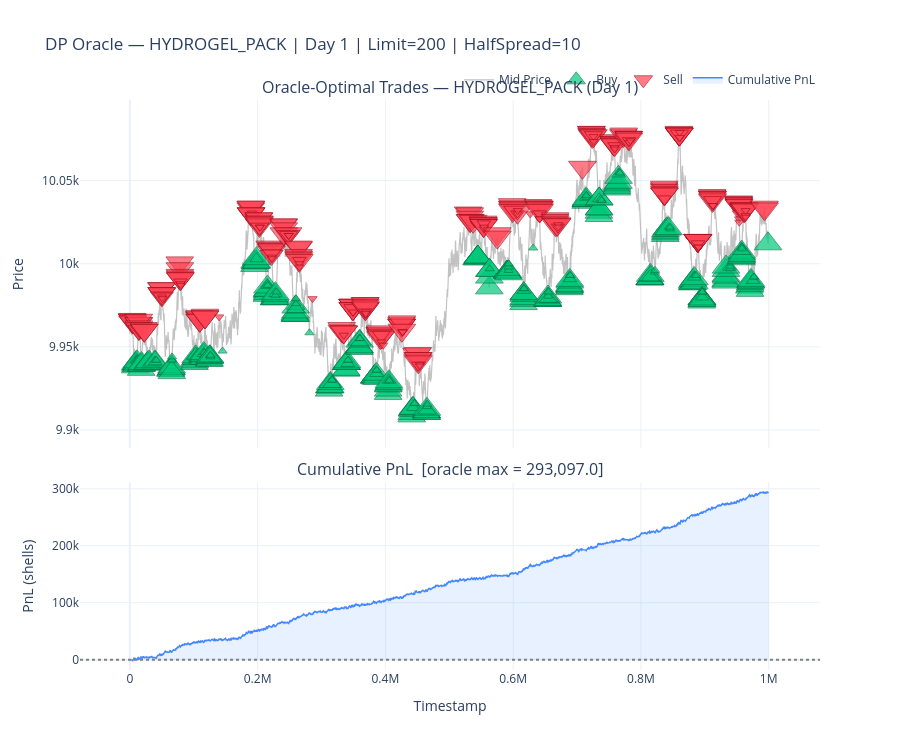
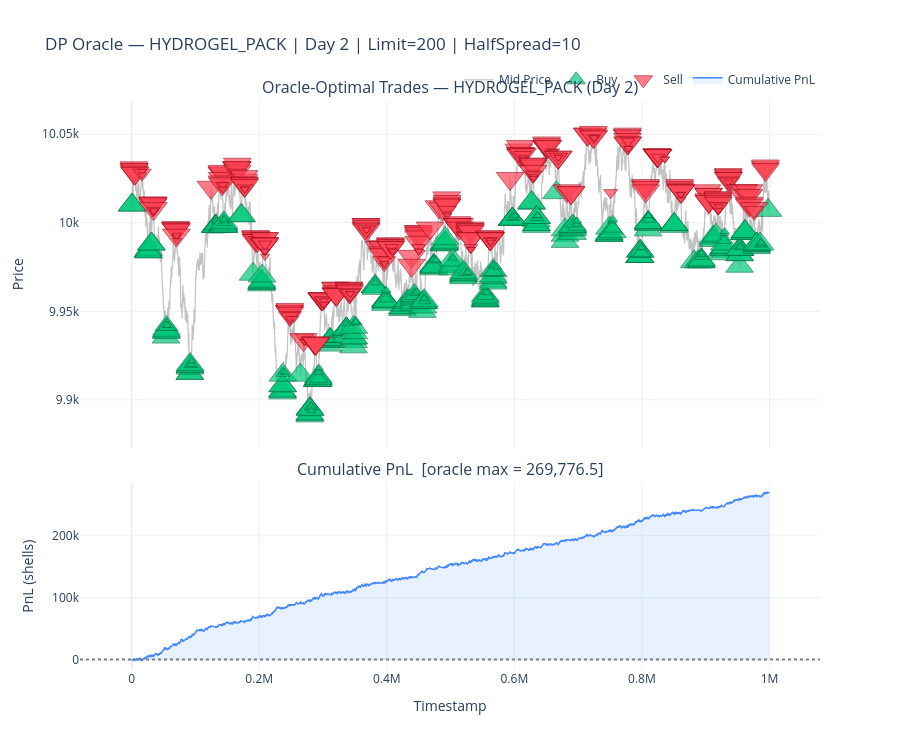
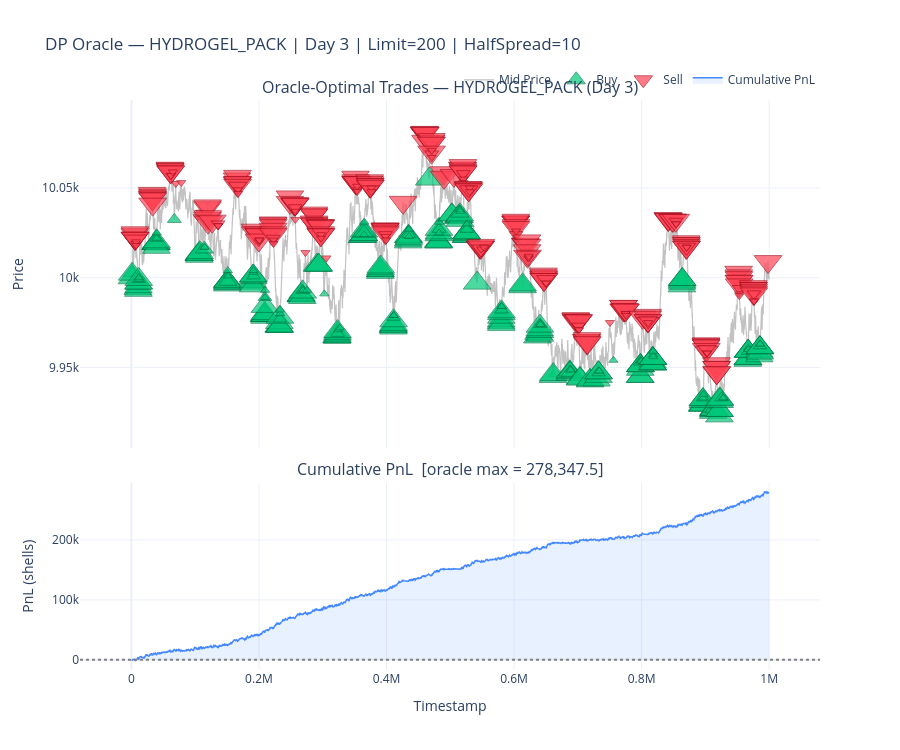

Notebook code cell kept with these figures, in order:
### Code cell
import pandas as pd
import numpy as np
import plotly.graph_objects as go
from plotly.subplots import make_subplots

# ── Configuration ──────────────────────────────────────────────────────────────
POSITION_LIMIT = 200        # max abs position
HALF_SPREAD    = 10      # cost per side per unit (adjust to your product)
products       = ["HYDROGEL_PACK"]
days           = [1, 2, 3]
# ───────────────────────────────────────────────────────────────────────────────


def oracle_dp(prices: np.ndarray, half_spread: float, limit: int):
    """
    Backward-induction DP to find the globally optimal trade sequence.

    State : (timestep t, position j) where j ∈ [-L, L] stored offset by L
    Value : maximum *cash* achievable from timestep t onward,
            NOT including mark-to-market on the open position
            (that is added at backtrack / terminal liquidation).

    At each step we may trade any integer Δ ∈ [-L-pos, L-pos],
    crossing the spread on every share transacted.

    Returns
    -------
    trades   : list[int]  — signed trade size at each timestep (0 = hold)
    max_pnl  : float      — realised PnL (with terminal flat liquidation)
    pnl_path : np.ndarray — cumulative PnL at each step after backtracking
    """
    n     = len(prices)
    L     = limit
    n_pos = 2 * L + 1          # index 0 … 2L  ↔  position -L … +L

    NEG_INF = -np.inf
    dp      = np.full((n, n_pos), NEG_INF)
    par     = np.zeros((n, n_pos), dtype=np.int16)   # parent delta

    dp[0][L] = 0.0             # start flat, zero cash

    for t in range(1, n):
        p = prices[t]
        hs = half_spread
        for j in range(n_pos):
            pos = j - L
            best_val  = NEG_INF
            best_delta = 0
            # Try every valid trade size from the PREVIOUS state
            for delta in range(-L - pos, L - pos + 1):
                prev_j = j - delta          # where we were before trading
                if prev_j < 0 or prev_j >= n_pos:
                    continue
                prev_val = dp[t-1][prev_j]
                if prev_val == NEG_INF:
                    continue
                # Cash change: pay ask (p+hs) per unit bought, receive bid (p-hs) per unit sold
                if delta > 0:
                    cash = -delta * (p + hs)
                elif delta < 0:
                    cash = -delta * (p - hs)   # delta<0 → -delta>0, net positive cash
                else:
                    cash = 0.0
                val = prev_val + cash
                if val > best_val:
                    best_val   = val
                    best_delta = delta
            dp[t][j]  = best_val
            par[t][j] = best_delta

    # Terminal: liquidate remaining position at mid (no extra spread for simplicity,
    # or use (p-hs)*pos if you want to penalise the final unwind)
    terminal = np.full(n_pos, NEG_INF)
    p_last   = prices[-1]
    for j in range(n_pos):
        if dp[n-1][j] == NEG_INF:
            continue
        pos = j - L
        # liquidate: sell pos shares at (p_last - hs) if long, buy -pos at (p_last + hs) if short
        liq = pos * (p_last - hs) if pos > 0 else -pos * -(p_last + hs) if pos < 0 else 0
        terminal[j] = dp[n-1][j] + liq

    # Backtrack
    best_end = int(np.argmax(terminal))
    max_pnl  = terminal[best_end]

    trades_rev = []
    j = best_end
    for t in range(n - 1, 0, -1):
        d = int(par[t][j])
        trades_rev.append(d)
        j -= d
    trades_rev.append(0)          # t=0: no incoming trade
    trades = trades_rev[::-1]

    # Reconstruct cumulative PnL step-by-step for the chart
    position   = 0
    cash       = 0.0
    pnl_path   = np.zeros(n)
    for t in range(n):
        d = trades[t]
        if d > 0:
            cash -= d * (prices[t] + half_spread)
        elif d < 0:
            cash += (-d) * (prices[t] - half_spread)
        position += d
        pnl_path[t] = cash + position * prices[t]   # mark-to-market PnL

    return trades, max_pnl, pnl_path


# ── Per-product, per-day analysis & visualisation ─────────────────────────────
for day in days:
    for product in products:
        subset = df_total[
            (df_total['product'] == product) & (df_total['day'] == day)
        ].copy().sort_values('timestamp').reset_index(drop=True)

        if subset.empty:
            print(f"No data for {product} day {day}")
            continue

        subset['mid_price'] = subset['mid_price'].replace(0, np.nan).ffill()
        prices_arr = subset['mid_price'].to_numpy(dtype=float)
        timestamps = subset['timestamp'].to_numpy()

        trades, max_pnl, pnl_path = oracle_dp(prices_arr, HALF_SPREAD, POSITION_LIMIT)
        trades_arr = np.array(trades)

        # ── Classify each timestep ────────────────────────────────────────────
        buy_mask  = trades_arr > 0
        sell_mask = trades_arr < 0

        # For annotation: scale marker size to trade size
        buy_sizes  = np.clip(np.abs(trades_arr[buy_mask])  * 4, 8, 24)
        sell_sizes = np.clip(np.abs(trades_arr[sell_mask]) * 4, 8, 24)

        # ── Figure ────────────────────────────────────────────────────────────
        fig = make_subplots(
            rows=2, cols=1,
            shared_xaxes=True,
            vertical_spacing=0.06,
            row_heights=[0.65, 0.35],
            subplot_titles=(
                f"Oracle-Optimal Trades — {product} (Day {day})",
                f"Cumulative PnL  [oracle max = {max_pnl:,.1f}]"
            )
        )

        # Price path (background)
        fig.add_trace(go.Scatter(
            x=timestamps, y=prices_arr,
            mode='lines', name='Mid Price',
            line=dict(color='rgba(120,120,120,0.45)', width=1.2)
        ), row=1, col=1)

        # Buy markers (triangles up, green)
        if buy_mask.any():
            fig.add_trace(go.Scatter(
                x=timestamps[buy_mask],
                y=prices_arr[buy_mask],
                mode='markers',
                name='Buy',
                marker=dict(
                    symbol='triangle-up',
                    size=buy_sizes,
                    color='#00c97a',
                    line=dict(color='#007a49', width=1)
                ),
                text=[f"+{d}" for d in trades_arr[buy_mask]],
                hovertemplate="BUY %{text}<br>Price: %{y:.2f}<br>t=%{x}<extra></extra>"
            ), row=1, col=1)

        # Sell markers (triangles down, red)
        if sell_mask.any():
            fig.add_trace(go.Scatter(
                x=timestamps[sell_mask],
                y=prices_arr[sell_mask],
                mode='markers',
                name='Sell',
                marker=dict(
                    symbol='triangle-down',
                    size=sell_sizes,
                    color='#ff4455',
                    line=dict(color='#aa1122', width=1)
                ),
                text=[f"{d}" for d in trades_arr[sell_mask]],
                hovertemplate="SELL %{text}<br>Price: %{y:.2f}<br>t=%{x}<extra></extra>"
            ), row=1, col=1)

        # PnL curve (bottom panel)
        pnl_color = [
            '#00c97a' if v >= 0 else '#ff4455'
            for v in pnl_path
        ]
        fig.add_trace(go.Scatter(
            x=timestamps, y=pnl_path,
            mode='lines', name='Cumulative PnL',
            line=dict(color='#4488ff', width=1.5),
            fill='tozeroy',
            fillcolor='rgba(68,136,255,0.12)'
        ), row=2, col=1)

        fig.add_hline(y=0, line_dash='dot', line_color='gray', row=2, col=1)

        fig.update_layout(
            height=750,
            template='plotly_white',
            showlegend=True,
            legend=dict(orientation='h', yanchor='bottom', y=1.01, xanchor='right', x=1),
            title_text=f"DP Oracle — {product} | Day {day} | Limit={POSITION_LIMIT} | HalfSpread={HALF_SPREAD}"
        )
        fig.update_yaxes(title_text='Price',     row=1, col=1)
        fig.update_yaxes(title_text='PnL (shells)', row=2, col=1)
        fig.update_xaxes(title_text='Timestamp', row=2, col=1)

        # Trade summary
        n_buys  = int(buy_mask.sum())
        n_sells = int(sell_mask.sum())
        print(f"{product} Day {day}: {n_buys} buys, {n_sells} sells | Oracle PnL = {max_pnl:,.1f}")

        fig.show()

### Figure 1 — Plotly figure (JSON) as saved in the notebook; plotly's stock layout.template omitted (floating-point values rounded to 4 significant figures; data arrays with more than 128 entries replaced by an {"elided": "..."} marker saying what was removed)
{"data": [{"line": {"color": "rgba(120,120,120,0.45)", "width": 1.2}, "mode": "lines", "name": "Mid Price", "type": "scatter", "x": {"elided": "10000 int values"}, "xaxis": "x", "y": {"elided": "10000 float values"}, "yaxis": "y"}, {"hovertemplate": "BUY %{text}<br>Price: %{y:.2f}<br>t=%{x}<extra></extra>", "marker": {"color": "#00c97a", "line": {"color": "#007a49", "width": 1}, "size": {"elided": "317 int values"}, "symbol": "triangle-up"}, "mode": "markers", "name": "Buy", "text": {"elided": "317 str values"}, "type": "scatter", "x": {"elided": "317 int values"}, "xaxis": "x", "y": {"elided": "317 float values"}, "yaxis": "y"}, {"hovertemplate": "SELL %{text}<br>Price: %{y:.2f}<br>t=%{x}<extra></extra>", "marker": {"color": "#ff4455", "line": {"color": "#aa1122", "width": 1}, "size": {"elided": "283 int values"}, "symbol": "triangle-down"}, "mode": "markers", "name": "Sell", "text": {"elided": "283 str values"}, "type": "scatter", "x": {"elided": "283 int values"}, "xaxis": "x", "y": {"elided": "283 float values"}, "yaxis": "y"}, {"fill": "tozeroy", "fillcolor": "rgba(68,136,255,0.12)", "line": {"color": "#4488ff", "width": 1.5}, "mode": "lines", "name": "Cumulative PnL", "type": "scatter", "x": {"elided": "10000 int values"}, "xaxis": "x2", "y": {"elided": "10000 float values"}, "yaxis": "y2"}], "layout": {"annotations": [{"font": {"size": 16}, "showarrow": false, "text": "Oracle-Optimal Trades — HYDROGEL_PACK (Day 1)", "x": 0.5, "xanchor": "center", "xref": "paper", "y": 1, "yanchor": "bottom", "yref": "paper"}, {"font": {"size": 16}, "showarrow": false, "text": "Cumulative PnL  [oracle max = 293,097.0]", "x": 0.5, "xanchor": "center", "xref": "paper", "y": 0.329, "yanchor": "bottom", "yref": "paper"}], "height": 750, "legend": {"orientation": "h", "x": 1, "xanchor": "right", "y": 1.01, "yanchor": "bottom"}, "shapes": [{"line": {"color": "gray", "dash": "dot"}, "type": "line", "x0": 0, "x1": 1, "xref": "x2 domain", "y0": 0, "y1": 0, "yref": "y2"}], "showlegend": true, "title": {"text": "DP Oracle — HYDROGEL_PACK | Day 1 | Limit=200 | HalfSpread=10"}, "xaxis": {"anchor": "y", "domain": [0, 1], "matches": "x2", "showticklabels": false}, "xaxis2": {"anchor": "y2", "domain": [0, 1], "title": {"text": "Timestamp"}}, "yaxis": {"anchor": "x", "domain": [0.389, 1], "title": {"text": "Price"}}, "yaxis2": {"anchor": "x2", "domain": [0, 0.329], "title": {"text": "PnL (shells)"}}}}

### Figure 2 — Plotly figure (JSON) as saved in the notebook; plotly's stock layout.template omitted (floating-point values rounded to 4 significant figures; data arrays with more than 128 entries replaced by an {"elided": "..."} marker saying what was removed)
{"data": [{"line": {"color": "rgba(120,120,120,0.45)", "width": 1.2}, "mode": "lines", "name": "Mid Price", "type": "scatter", "x": {"elided": "10000 int values"}, "xaxis": "x", "y": {"elided": "10000 float values"}, "yaxis": "y"}, {"hovertemplate": "BUY %{text}<br>Price: %{y:.2f}<br>t=%{x}<extra></extra>", "marker": {"color": "#00c97a", "line": {"color": "#007a49", "width": 1}, "size": {"elided": "318 int values"}, "symbol": "triangle-up"}, "mode": "markers", "name": "Buy", "text": {"elided": "318 str values"}, "type": "scatter", "x": {"elided": "318 int values"}, "xaxis": "x", "y": {"elided": "318 float values"}, "yaxis": "y"}, {"hovertemplate": "SELL %{text}<br>Price: %{y:.2f}<br>t=%{x}<extra></extra>", "marker": {"color": "#ff4455", "line": {"color": "#aa1122", "width": 1}, "size": {"elided": "313 int values"}, "symbol": "triangle-down"}, "mode": "markers", "name": "Sell", "text": {"elided": "313 str values"}, "type": "scatter", "x": {"elided": "313 int values"}, "xaxis": "x", "y": {"elided": "313 float values"}, "yaxis": "y"}, {"fill": "tozeroy", "fillcolor": "rgba(68,136,255,0.12)", "line": {"color": "#4488ff", "width": 1.5}, "mode": "lines", "name": "Cumulative PnL", "type": "scatter", "x": {"elided": "10000 int values"}, "xaxis": "x2", "y": {"elided": "10000 float values"}, "yaxis": "y2"}], "layout": {"annotations": [{"font": {"size": 16}, "showarrow": false, "text": "Oracle-Optimal Trades — HYDROGEL_PACK (Day 2)", "x": 0.5, "xanchor": "center", "xref": "paper", "y": 1, "yanchor": "bottom", "yref": "paper"}, {"font": {"size": 16}, "showarrow": false, "text": "Cumulative PnL  [oracle max = 269,776.5]", "x": 0.5, "xanchor": "center", "xref": "paper", "y": 0.329, "yanchor": "bottom", "yref": "paper"}], "height": 750, "legend": {"orientation": "h", "x": 1, "xanchor": "right", "y": 1.01, "yanchor": "bottom"}, "shapes": [{"line": {"color": "gray", "dash": "dot"}, "type": "line", "x0": 0, "x1": 1, "xref": "x2 domain", "y0": 0, "y1": 0, "yref": "y2"}], "showlegend": true, "title": {"text": "DP Oracle — HYDROGEL_PACK | Day 2 | Limit=200 | HalfSpread=10"}, "xaxis": {"anchor": "y", "domain": [0, 1], "matches": "x2", "showticklabels": false}, "xaxis2": {"anchor": "y2", "domain": [0, 1], "title": {"text": "Timestamp"}}, "yaxis": {"anchor": "x", "domain": [0.389, 1], "title": {"text": "Price"}}, "yaxis2": {"anchor": "x2", "domain": [0, 0.329], "title": {"text": "PnL (shells)"}}}}

### Figure 3 — Plotly figure (JSON) as saved in the notebook; plotly's stock layout.template omitted (floating-point values rounded to 4 significant figures; data arrays with more than 128 entries replaced by an {"elided": "..."} marker saying what was removed)
{"data": [{"line": {"color": "rgba(120,120,120,0.45)", "width": 1.2}, "mode": "lines", "name": "Mid Price", "type": "scatter", "x": {"elided": "10000 int values"}, "xaxis": "x", "y": {"elided": "10000 float values"}, "yaxis": "y"}, {"hovertemplate": "BUY %{text}<br>Price: %{y:.2f}<br>t=%{x}<extra></extra>", "marker": {"color": "#00c97a", "line": {"color": "#007a49", "width": 1}, "size": {"elided": "271 int values"}, "symbol": "triangle-up"}, "mode": "markers", "name": "Buy", "text": {"elided": "271 str values"}, "type": "scatter", "x": {"elided": "271 int values"}, "xaxis": "x", "y": {"elided": "271 float values"}, "yaxis": "y"}, {"hovertemplate": "SELL %{text}<br>Price: %{y:.2f}<br>t=%{x}<extra></extra>", "marker": {"color": "#ff4455", "line": {"color": "#aa1122", "width": 1}, "size": {"elided": "291 int values"}, "symbol": "triangle-down"}, "mode": "markers", "name": "Sell", "text": {"elided": "291 str values"}, "type": "scatter", "x": {"elided": "291 int values"}, "xaxis": "x", "y": {"elided": "291 float values"}, "yaxis": "y"}, {"fill": "tozeroy", "fillcolor": "rgba(68,136,255,0.12)", "line": {"color": "#4488ff", "width": 1.5}, "mode": "lines", "name": "Cumulative PnL", "type": "scatter", "x": {"elided": "10000 int values"}, "xaxis": "x2", "y": {"elided": "10000 float values"}, "yaxis": "y2"}], "layout": {"annotations": [{"font": {"size": 16}, "showarrow": false, "text": "Oracle-Optimal Trades — HYDROGEL_PACK (Day 3)", "x": 0.5, "xanchor": "center", "xref": "paper", "y": 1, "yanchor": "bottom", "yref": "paper"}, {"font": {"size": 16}, "showarrow": false, "text": "Cumulative PnL  [oracle max = 278,347.5]", "x": 0.5, "xanchor": "center", "xref": "paper", "y": 0.329, "yanchor": "bottom", "yref": "paper"}], "height": 750, "legend": {"orientation": "h", "x": 1, "xanchor": "right", "y": 1.01, "yanchor": "bottom"}, "shapes": [{"line": {"color": "gray", "dash": "dot"}, "type": "line", "x0": 0, "x1": 1, "xref": "x2 domain", "y0": 0, "y1": 0, "yref": "y2"}], "showlegend": true, "title": {"text": "DP Oracle — HYDROGEL_PACK | Day 3 | Limit=200 | HalfSpread=10"}, "xaxis": {"anchor": "y", "domain": [0, 1], "matches": "x2", "showticklabels": false}, "xaxis2": {"anchor": "y2", "domain": [0, 1], "title": {"text": "Timestamp"}}, "yaxis": {"anchor": "x", "domain": [0.389, 1], "title": {"text": "Price"}}, "yaxis2": {"anchor": "x2", "domain": [0, 0.329], "title": {"text": "PnL (shells)"}}}}
